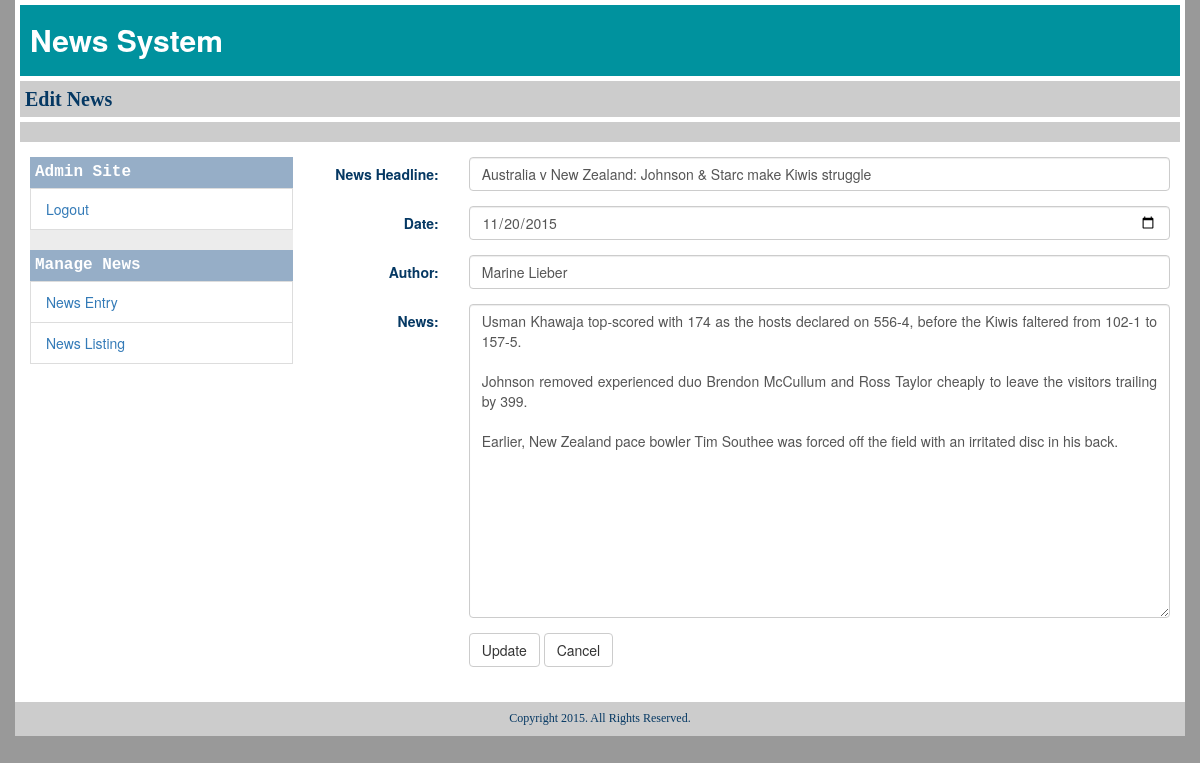
The page /view/edit_news.php?editId=119 (signed in) on the database its author committed.
### tables this page shows
CREATE TABLE IF NOT EXISTS `cms` (
  `keyid` int(11) NOT NULL AUTO_INCREMENT,
  `headline` varchar(255) DEFAULT NULL,
  `date` date NOT NULL,
  `author` varchar(255) NOT NULL,
  `news` text,
  PRIMARY KEY (`keyid`)
);

### controller/edit_news.php (called while the page is built, shortened)
<?php
	include("../model/database_configure.php");
	$key=$_REQUEST['editId'];
	$sql = "Select * from cms where keyid=$key";
	$result = mysql_query($sql,$con);
	$arr = mysql_fetch_array($result);
?>

### view/edit_news.php (the view, shortened to what this page needs)
<?php
include("../controller/edit_news.php");
?>
<!DOCTYPE html>
<html lang="en">
<head>
<link rel="stylesheet" type="text/css" href="../public/css/main.css"/>
<link rel="stylesheet" href="http://maxcdn.bootstrapcdn.com/bootstrap/3.3.5/css/bootstrap.min.css">
<link href="//maxcdn.bootstrapcdn.com/font-awesome/4.2.0/css/font-awesome.min.css" rel="stylesheet">
</head>
<body>
<div class="container">
  <div class="row cms">
    <div class="cmsTitle">News System</div>
    <div class="welcomeAdmin">Edit News</div>
    <div class="brownHeight"></div>
    <div class="col-md-3">
      <div class="admin_left">
        <div class="admin_left_title">Admin Site</div>
        <ul class="list-group">
          <li class="list-group-item"><a href="../index.php">Logout</a></li>
        </ul>
        <div class="admin_left_title">Manage News </div>
        <ul class="list-group">
          <li class="list-group-item"><a href="../view/news_entry.php">News Entry</a></li>
          <li class="list-group-item"><a href="../view/news_listing.php">News Listing</a></li>
        </ul>
      </div>
    </div>
    <div class="col-md-9">
      <div class="admin_right">
        <form class="form-horizontal" name="news_entry" role="form" method="POST" action="" onSubmit="multipart/form-data" >
          <div class="form-group">
            <label class="control-label col-sm-2" for="headline">News Headline:</label>
            <div class="col-sm-10">
              <input type="text" class="form-control" id="headline" name="headline" value="<?=$arr['headline'];?>">
            </div>
          </div>
          <div class="form-group">
            <label class="control-label col-sm-2" for="date">Date:</label>
            <div class="col-sm-10">
              <input type="date" class="form-control" id="date" name="date" value="<?=$arr['date'];?>">
            </div>
          </div>
          <div class="form-group">
            <label class="control-label col-sm-2" for="date">Author:</label>
            <div class="col-sm-10">
              <input type="text" class="form-control" id="author" name="author" value="<?=$arr['author'];?>">
            </div>
          </div>
          <div class="form-group">
            <label class="control-label col-sm-2" for="date">News:</label>
            <div class="col-sm-10">
              <textarea class="form-control" id="news" name="news" rows="15" cols="60" style="text-align:justify;"><?=$arr['news'];?>
</textarea>
            </div>
          </div>
          <div class="form-group">
            <div class="col-sm-offset-2 col-sm-4">
              <button type="submit" name="submit" class="btn btn-default">Update</button>
              <button type="reset" name="cancel" class="btn btn-default">Cancel</button>
            </div>
          </div>
        </form>
      </div>
    </div>
    <div class="footer">Copyright 2015. All Rights Reserved.</div>
  </div>
</div>
</body>
</html>

### public/css/main.css (style rules this page uses)
body { font: 14px OpenSans; color: #FFFFFF !important; background:#999999 !important; }
.cms { background:#fff; margin:0 auto; }
.cmsTitle { font-size: 30px; padding: 14px 10px; color: #FFF; background: #00929e; font-weight: bold; margin:5px; }
.welcomeAdmin { font-size: 20px; padding: 4px 5px; color: #053863; background: #CCC; font-family: initial; margin: 5px; font-weight: bold; }
.control-label { color:#053863; }
.brownHeight { background: #CCC; margin: 5px 5px 15px 5px; height:20px; }
.admin_left { background:#ECECEC; margin-bottom:10px; }
.list-group-item { border-top-left-radius: 0px !important; border-top-right-radius: 0px!important; border-bottom-left-radius: 0px!important; border-bottom-right-radius: 0px!important; }
.admin_left_title { font-size: 16px; padding: 4px 5px; color: #fff; background: #96AEC7; font-family: monospace; font-weight: bold; }
.admin_right { color:#999; }
.footer { font-size: 12px; padding: 8px 8px; color: #053863; background: #CCC; font-family: initial; text-align:center; margin-top:20px; }

### rows shown on the page
cms: headline "Australia v New Zealand: Johnson & Starc make Kiwis struggle", date "11/20/2015", author "Marine Lieber", news "Usman Khawaja top-scored with 174 as the hosts declared on 556-4, before the Kiwis faltered from 102-1 to 157-5. Johnson removed experienced duo Brendon McCullum and Ross Taylor cheaply to leave the visitors trailing by 399. Earlier, New Zealand pace bowler Tim Southee was forced off the field with an irritated disc in his back."
